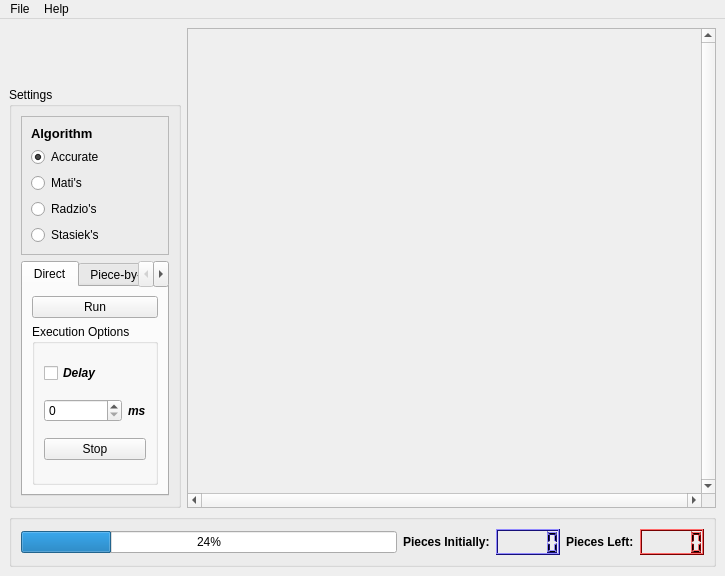
<?xml version="1.0" encoding="UTF-8"?>
<ui version="4.0">
 <class>MainWindow</class>
 <widget class="QMainWindow" name="MainWindow">
  <property name="geometry">
   <rect>
    <x>0</x>
    <y>0</y>
    <width>725</width>
    <height>576</height>
   </rect>
  </property>
  <property name="windowTitle">
   <string>Vanishing Domino </string>
  </property>
  <property name="windowIcon">
   <iconset>
    <normaloff>pictures/icon.png</normaloff>pictures/icon.png</iconset>
  </property>
  <widget class="QWidget" name="centralwidget">
   <layout class="QGridLayout" name="gridLayout" rowstretch="10,80,10" columnstretch="24,75">
    <item row="0" column="0">
     <widget class="QLabel" name="label_5">
      <property name="text">
       <string/>
      </property>
      <property name="pixmap">
       <pixmap>pictures/logoVador.png</pixmap>
      </property>
      <property name="alignment">
       <set>Qt::AlignCenter</set>
      </property>
     </widget>
    </item>
    <item row="0" column="1" rowspan="2">
     <widget class="QScrollArea" name="boardScrollArea">
      <property name="verticalScrollBarPolicy">
       <enum>Qt::ScrollBarAlwaysOn</enum>
      </property>
      <property name="horizontalScrollBarPolicy">
       <enum>Qt::ScrollBarAlwaysOn</enum>
      </property>
      <property name="widgetResizable">
       <bool>true</bool>
      </property>
      <widget class="QWidget" name="scrollAreaWidgetContents">
       <property name="geometry">
        <rect>
         <x>0</x>
         <y>0</y>
         <width>499</width>
         <height>466</height>
        </rect>
       </property>
      </widget>
     </widget>
    </item>
    <item row="1" column="0">
     <widget class="QGroupBox" name="groupBox">
      <property name="title">
       <string>Settings</string>
      </property>
      <layout class="QGridLayout" name="gridLayout_2" rowstretch="20,80">
       <item row="0" column="0">
        <widget class="QFrame" name="frame">
         <property name="frameShape">
          <enum>QFrame::StyledPanel</enum>
         </property>
         <property name="frameShadow">
          <enum>QFrame::Raised</enum>
         </property>
         <layout class="QVBoxLayout" name="verticalLayout">
          <item>
           <widget class="QLabel" name="label_3">
            <property name="font">
             <font>
              <pointsize>10</pointsize>
              <weight>75</weight>
              <bold>true</bold>
             </font>
            </property>
            <property name="text">
             <string>Algorithm</string>
            </property>
           </widget>
          </item>
          <item>
           <widget class="QRadioButton" name="accurateAlgRadioBox">
            <property name="text">
             <string>Accurate</string>
            </property>
            <property name="checked">
             <bool>true</bool>
            </property>
           </widget>
          </item>
          <item>
           <widget class="QRadioButton" name="matiAlgRadioBox">
            <property name="text">
             <string>Mati's</string>
            </property>
           </widget>
          </item>
          <item>
           <widget class="QRadioButton" name="radekAlgRadioBox">
            <property name="text">
             <string>Radzio's</string>
            </property>
           </widget>
          </item>
          <item>
           <widget class="QRadioButton" name="stanislawAlgRadioBox">
            <property name="text">
             <string>Stasiek's</string>
            </property>
           </widget>
          </item>
         </layout>
        </widget>
       </item>
       <item row="1" column="0">
        <widget class="QTabWidget" name="tabWidget">
         <property name="currentIndex">
          <number>0</number>
         </property>
         <widget class="QWidget" name="tab">
          <attribute name="title">
           <string>Direct</string>
          </attribute>
          <layout class="QVBoxLayout" name="verticalLayout_3">
           <item>
            <widget class="QPushButton" name="runDirectButton">
             <property name="text">
              <string>Run</string>
             </property>
             <property name="icon">
              <iconset>
               <normaloff>pictures/play.png</normaloff>pictures/play.png</iconset>
             </property>
             <property name="iconSize">
              <size>
               <width>25</width>
               <height>25</height>
              </size>
             </property>
            </widget>
           </item>
           <item>
            <widget class="QGroupBox" name="groupBox_3">
             <property name="title">
              <string>Execution Options</string>
             </property>
             <layout class="QGridLayout" name="gridLayout_3" columnstretch="90,10">
              <item row="0" column="0" colspan="2">
               <widget class="QCheckBox" name="isDelayCheckBox">
                <property name="font">
                 <font>
                  <pointsize>9</pointsize>
                  <weight>75</weight>
                  <italic>true</italic>
                  <bold>true</bold>
                 </font>
                </property>
                <property name="text">
                 <string>Delay</string>
                </property>
               </widget>
              </item>
              <item row="1" column="0">
               <widget class="QSpinBox" name="spinBox">
                <property name="maximum">
                 <number>2000</number>
                </property>
               </widget>
              </item>
              <item row="1" column="1">
               <widget class="QLabel" name="label_4">
                <property name="font">
                 <font>
                  <pointsize>9</pointsize>
                  <weight>75</weight>
                  <italic>true</italic>
                  <bold>true</bold>
                 </font>
                </property>
                <property name="text">
                 <string>ms</string>
                </property>
               </widget>
              </item>
              <item row="2" column="0" colspan="2">
               <widget class="QPushButton" name="stopRunDirectButton">
                <property name="text">
                 <string>Stop</string>
                </property>
                <property name="icon">
                 <iconset>
                  <normaloff>pictures/stop.png</normaloff>pictures/stop.png</iconset>
                </property>
                <property name="iconSize">
                 <size>
                  <width>25</width>
                  <height>25</height>
                 </size>
                </property>
               </widget>
              </item>
             </layout>
            </widget>
           </item>
          </layout>
         </widget>
         <widget class="QWidget" name="tab_2">
          <attribute name="title">
           <string>Piece-by-piece</string>
          </attribute>
          <layout class="QVBoxLayout" name="verticalLayout_2">
           <item>
            <widget class="QPushButton" name="runPieceByPieceButton">
             <property name="text">
              <string>Run</string>
             </property>
             <property name="icon">
              <iconset>
               <normaloff>pictures/play.png</normaloff>pictures/play.png</iconset>
             </property>
             <property name="iconSize">
              <size>
               <width>25</width>
               <height>25</height>
              </size>
             </property>
            </widget>
           </item>
           <item>
            <widget class="QGroupBox" name="groupBox_4">
             <property name="title">
              <string>Execution Options</string>
             </property>
             <layout class="QVBoxLayout" name="verticalLayout_4">
              <item>
               <widget class="QPushButton" name="removeNextPieceButton">
                <property name="text">
                 <string>Next</string>
                </property>
                <property name="icon">
                 <iconset>
                  <normaloff>pictures/next.png</normaloff>pictures/next.png</iconset>
                </property>
                <property name="iconSize">
                 <size>
                  <width>25</width>
                  <height>25</height>
                 </size>
                </property>
               </widget>
              </item>
              <item>
               <widget class="QPushButton" name="stopRunStepByStepButton">
                <property name="text">
                 <string>Stop</string>
                </property>
                <property name="icon">
                 <iconset>
                  <normaloff>pictures/stop.png</normaloff>pictures/stop.png</iconset>
                </property>
                <property name="iconSize">
                 <size>
                  <width>25</width>
                  <height>25</height>
                 </size>
                </property>
               </widget>
              </item>
              <item>
               <widget class="QPushButton" name="goToEndButton">
                <property name="text">
                 <string>To the End</string>
                </property>
                <property name="icon">
                 <iconset>
                  <normaloff>pictures/prev.png</normaloff>pictures/prev.png</iconset>
                </property>
                <property name="iconSize">
                 <size>
                  <width>25</width>
                  <height>25</height>
                 </size>
                </property>
               </widget>
              </item>
             </layout>
            </widget>
           </item>
          </layout>
         </widget>
        </widget>
       </item>
      </layout>
     </widget>
    </item>
    <item row="2" column="0" colspan="2">
     <widget class="QGroupBox" name="groupBox_2">
      <property name="title">
       <string/>
      </property>
      <layout class="QHBoxLayout" name="horizontalLayout">
       <item>
        <widget class="QProgressBar" name="progressBar">
         <property name="value">
          <number>24</number>
         </property>
        </widget>
       </item>
       <item>
        <widget class="QLabel" name="label">
         <property name="font">
          <font>
           <pointsize>9</pointsize>
           <weight>75</weight>
           <bold>true</bold>
          </font>
         </property>
         <property name="text">
          <string>Pieces Initially:</string>
         </property>
        </widget>
       </item>
       <item>
        <widget class="QLCDNumber" name="piecesInitLcdNumber">
         <property name="palette">
          <palette>
           <active>
            <colorrole role="WindowText">
             <brush brushstyle="SolidPattern">
              <color alpha="255">
               <red>0</red>
               <green>0</green>
               <blue>0</blue>
              </color>
             </brush>
            </colorrole>
            <colorrole role="Button">
             <brush brushstyle="SolidPattern">
              <color alpha="255">
               <red>44</red>
               <green>30</green>
               <blue>240</blue>
              </color>
             </brush>
            </colorrole>
            <colorrole role="Light">
             <brush brushstyle="SolidPattern">
              <color alpha="255">
               <red>145</red>
               <green>137</green>
               <blue>255</blue>
              </color>
             </brush>
            </colorrole>
            <colorrole role="Midlight">
             <brush brushstyle="SolidPattern">
              <color alpha="255">
               <red>94</red>
               <green>83</green>
               <blue>247</blue>
              </color>
             </brush>
            </colorrole>
            <colorrole role="Dark">
             <brush brushstyle="SolidPattern">
              <color alpha="255">
               <red>22</red>
               <green>15</green>
               <blue>120</blue>
              </color>
             </brush>
            </colorrole>
            <colorrole role="Mid">
             <brush brushstyle="SolidPattern">
              <color alpha="255">
               <red>29</red>
               <green>20</green>
               <blue>160</blue>
              </color>
             </brush>
            </colorrole>
            <colorrole role="Text">
             <brush brushstyle="SolidPattern">
              <color alpha="255">
               <red>0</red>
               <green>0</green>
               <blue>0</blue>
              </color>
             </brush>
            </colorrole>
            <colorrole role="BrightText">
             <brush brushstyle="SolidPattern">
              <color alpha="255">
               <red>255</red>
               <green>255</green>
               <blue>255</blue>
              </color>
             </brush>
            </colorrole>
            <colorrole role="ButtonText">
             <brush brushstyle="SolidPattern">
              <color alpha="255">
               <red>0</red>
               <green>0</green>
               <blue>0</blue>
              </color>
             </brush>
            </colorrole>
            <colorrole role="Base">
             <brush brushstyle="SolidPattern">
              <color alpha="255">
               <red>255</red>
               <green>255</green>
               <blue>255</blue>
              </color>
             </brush>
            </colorrole>
            <colorrole role="Window">
             <brush brushstyle="SolidPattern">
              <color alpha="255">
               <red>44</red>
               <green>30</green>
               <blue>240</blue>
              </color>
             </brush>
            </colorrole>
            <colorrole role="Shadow">
             <brush brushstyle="SolidPattern">
              <color alpha="255">
               <red>0</red>
               <green>0</green>
               <blue>0</blue>
              </color>
             </brush>
            </colorrole>
            <colorrole role="AlternateBase">
             <brush brushstyle="SolidPattern">
              <color alpha="255">
               <red>149</red>
               <green>142</green>
               <blue>247</blue>
              </color>
             </brush>
            </colorrole>
            <colorrole role="ToolTipBase">
             <brush brushstyle="SolidPattern">
              <color alpha="255">
               <red>255</red>
               <green>255</green>
               <blue>220</blue>
              </color>
             </brush>
            </colorrole>
            <colorrole role="ToolTipText">
             <brush brushstyle="SolidPattern">
              <color alpha="255">
               <red>0</red>
               <green>0</green>
               <blue>0</blue>
              </color>
             </brush>
            </colorrole>
           </active>
           <inactive>
            <colorrole role="WindowText">
             <brush brushstyle="SolidPattern">
              <color alpha="255">
               <red>0</red>
               <green>0</green>
               <blue>0</blue>
              </color>
             </brush>
            </colorrole>
            <colorrole role="Button">
             <brush brushstyle="SolidPattern">
              <color alpha="255">
               <red>44</red>
               <green>30</green>
               <blue>240</blue>
              </color>
             </brush>
            </colorrole>
            <colorrole role="Light">
             <brush brushstyle="SolidPattern">
              <color alpha="255">
               <red>145</red>
               <green>137</green>
               <blue>255</blue>
              </color>
             </brush>
            </colorrole>
            <colorrole role="Midlight">
             <brush brushstyle="SolidPattern">
              <color alpha="255">
               <red>94</red>
               <green>83</green>
               <blue>247</blue>
              </color>
             </brush>
            </colorrole>
            <colorrole role="Dark">
             <brush brushstyle="SolidPattern">
              <color alpha="255">
               <red>22</red>
               <green>15</green>
               <blue>120</blue>
              </color>
             </brush>
            </colorrole>
            <colorrole role="Mid">
             <brush brushstyle="SolidPattern">
              <color alpha="255">
               <red>29</red>
               <green>20</green>
               <blue>160</blue>
              </color>
             </brush>
            </colorrole>
            <colorrole role="Text">
             <brush brushstyle="SolidPattern">
              <color alpha="255">
               <red>0</red>
               <green>0</green>
               <blue>0</blue>
              </color>
             </brush>
            </colorrole>
            <colorrole role="BrightText">
             <brush brushstyle="SolidPattern">
              <color alpha="255">
               <red>255</red>
               <green>255</green>
               <blue>255</blue>
              </color>
             </brush>
            </colorrole>
            <colorrole role="ButtonText">
             <brush brushstyle="SolidPattern">
              <color alpha="255">
               <red>0</red>
               <green>0</green>
               <blue>0</blue>
              </color>
             </brush>
            </colorrole>
            <colorrole role="Base">
             <brush brushstyle="SolidPattern">
              <color alpha="255">
               <red>255</red>
               <green>255</green>
               <blue>255</blue>
              </color>
             </brush>
            </colorrole>
            <colorrole role="Window">
             <brush brushstyle="SolidPattern">
              <color alpha="255">
               <red>44</red>
               <green>30</green>
               <blue>240</blue>
              </color>
             </brush>
            </colorrole>
            <colorrole role="Shadow">
             <brush brushstyle="SolidPattern">
              <color alpha="255">
               <red>0</red>
               <green>0</green>
               <blue>0</blue>
              </color>
             </brush>
            </colorrole>
            <colorrole role="AlternateBase">
             <brush brushstyle="SolidPattern">
              <color alpha="255">
               <red>149</red>
               <green>142</green>
               <blue>247</blue>
              </color>
             </brush>
            </colorrole>
            <colorrole role="ToolTipBase">
             <brush brushstyle="SolidPattern">
              <color alpha="255">
               <red>255</red>
               <green>255</green>
               <blue>220</blue>
              </color>
             </brush>
            </colorrole>
            <colorrole role="ToolTipText">
             <brush brushstyle="SolidPattern">
              <color alpha="255">
               <red>0</red>
               <green>0</green>
               <blue>0</blue>
              </color>
             </brush>
            </colorrole>
           </inactive>
           <disabled>
            <colorrole role="WindowText">
             <brush brushstyle="SolidPattern">
              <color alpha="255">
               <red>22</red>
               <green>15</green>
               <blue>120</blue>
              </color>
             </brush>
            </colorrole>
            <colorrole role="Button">
             <brush brushstyle="SolidPattern">
              <color alpha="255">
               <red>44</red>
               <green>30</green>
               <blue>240</blue>
              </color>
             </brush>
            </colorrole>
            <colorrole role="Light">
             <brush brushstyle="SolidPattern">
              <color alpha="255">
               <red>145</red>
               <green>137</green>
               <blue>255</blue>
              </color>
             </brush>
            </colorrole>
            <colorrole role="Midlight">
             <brush brushstyle="SolidPattern">
              <color alpha="255">
               <red>94</red>
               <green>83</green>
               <blue>247</blue>
              </color>
             </brush>
            </colorrole>
            <colorrole role="Dark">
             <brush brushstyle="SolidPattern">
              <color alpha="255">
               <red>22</red>
               <green>15</green>
               <blue>120</blue>
              </color>
             </brush>
            </colorrole>
            <colorrole role="Mid">
             <brush brushstyle="SolidPattern">
              <color alpha="255">
               <red>29</red>
               <green>20</green>
               <blue>160</blue>
              </color>
             </brush>
            </colorrole>
            <colorrole role="Text">
             <brush brushstyle="SolidPattern">
              <color alpha="255">
               <red>22</red>
               <green>15</green>
               <blue>120</blue>
              </color>
             </brush>
            </colorrole>
            <colorrole role="BrightText">
             <brush brushstyle="SolidPattern">
              <color alpha="255">
               <red>255</red>
               <green>255</green>
               <blue>255</blue>
              </color>
             </brush>
            </colorrole>
            <colorrole role="ButtonText">
             <brush brushstyle="SolidPattern">
              <color alpha="255">
               <red>22</red>
               <green>15</green>
               <blue>120</blue>
              </color>
             </brush>
            </colorrole>
            <colorrole role="Base">
             <brush brushstyle="SolidPattern">
              <color alpha="255">
               <red>44</red>
               <green>30</green>
               <blue>240</blue>
              </color>
             </brush>
            </colorrole>
            <colorrole role="Window">
             <brush brushstyle="SolidPattern">
              <color alpha="255">
               <red>44</red>
               <green>30</green>
               <blue>240</blue>
              </color>
             </brush>
            </colorrole>
            <colorrole role="Shadow">
             <brush brushstyle="SolidPattern">
              <color alpha="255">
               <red>0</red>
               <green>0</green>
               <blue>0</blue>
              </color>
             </brush>
            </colorrole>
            <colorrole role="AlternateBase">
             <brush brushstyle="SolidPattern">
              <color alpha="255">
               <red>44</red>
               <green>30</green>
               <blue>240</blue>
              </color>
             </brush>
            </colorrole>
            <colorrole role="ToolTipBase">
             <brush brushstyle="SolidPattern">
              <color alpha="255">
               <red>255</red>
               <green>255</green>
               <blue>220</blue>
              </color>
             </brush>
            </colorrole>
            <colorrole role="ToolTipText">
             <brush brushstyle="SolidPattern">
              <color alpha="255">
               <red>0</red>
               <green>0</green>
               <blue>0</blue>
              </color>
             </brush>
            </colorrole>
           </disabled>
          </palette>
         </property>
        </widget>
       </item>
       <item>
        <widget class="QLabel" name="label_2">
         <property name="font">
          <font>
           <pointsize>9</pointsize>
           <weight>75</weight>
           <bold>true</bold>
          </font>
         </property>
         <property name="text">
          <string>Pieces Left:</string>
         </property>
        </widget>
       </item>
       <item>
        <widget class="QLCDNumber" name="piecesCurrLcdNumber">
         <property name="palette">
          <palette>
           <active>
            <colorrole role="WindowText">
             <brush brushstyle="SolidPattern">
              <color alpha="255">
               <red>0</red>
               <green>0</green>
               <blue>0</blue>
              </color>
             </brush>
            </colorrole>
            <colorrole role="Button">
             <brush brushstyle="SolidPattern">
              <color alpha="255">
               <red>240</red>
               <green>0</green>
               <blue>0</blue>
              </color>
             </brush>
            </colorrole>
            <colorrole role="Light">
             <brush brushstyle="SolidPattern">
              <color alpha="255">
               <red>255</red>
               <green>105</green>
               <blue>105</blue>
              </color>
             </brush>
            </colorrole>
            <colorrole role="Midlight">
             <brush brushstyle="SolidPattern">
              <color alpha="255">
               <red>247</red>
               <green>52</green>
               <blue>52</blue>
              </color>
             </brush>
            </colorrole>
            <colorrole role="Dark">
             <brush brushstyle="SolidPattern">
              <color alpha="255">
               <red>120</red>
               <green>0</green>
               <blue>0</blue>
              </color>
             </brush>
            </colorrole>
            <colorrole role="Mid">
             <brush brushstyle="SolidPattern">
              <color alpha="255">
               <red>160</red>
               <green>0</green>
               <blue>0</blue>
              </color>
             </brush>
            </colorrole>
            <colorrole role="Text">
             <brush brushstyle="SolidPattern">
              <color alpha="255">
               <red>0</red>
               <green>0</green>
               <blue>0</blue>
              </color>
             </brush>
            </colorrole>
            <colorrole role="BrightText">
             <brush brushstyle="SolidPattern">
              <color alpha="255">
               <red>255</red>
               <green>255</green>
               <blue>255</blue>
              </color>
             </brush>
            </colorrole>
            <colorrole role="ButtonText">
             <brush brushstyle="SolidPattern">
              <color alpha="255">
               <red>0</red>
               <green>0</green>
               <blue>0</blue>
              </color>
             </brush>
            </colorrole>
            <colorrole role="Base">
             <brush brushstyle="SolidPattern">
              <color alpha="255">
               <red>255</red>
               <green>255</green>
               <blue>255</blue>
              </color>
             </brush>
            </colorrole>
            <colorrole role="Window">
             <brush brushstyle="SolidPattern">
              <color alpha="255">
               <red>240</red>
               <green>0</green>
               <blue>0</blue>
              </color>
             </brush>
            </colorrole>
            <colorrole role="Shadow">
             <brush brushstyle="SolidPattern">
              <color alpha="255">
               <red>0</red>
               <green>0</green>
               <blue>0</blue>
              </color>
             </brush>
            </colorrole>
            <colorrole role="AlternateBase">
             <brush brushstyle="SolidPattern">
              <color alpha="255">
               <red>247</red>
               <green>127</green>
               <blue>127</blue>
              </color>
             </brush>
            </colorrole>
            <colorrole role="ToolTipBase">
             <brush brushstyle="SolidPattern">
              <color alpha="255">
               <red>255</red>
               <green>255</green>
               <blue>220</blue>
              </color>
             </brush>
            </colorrole>
            <colorrole role="ToolTipText">
             <brush brushstyle="SolidPattern">
              <color alpha="255">
               <red>0</red>
               <green>0</green>
               <blue>0</blue>
              </color>
             </brush>
            </colorrole>
           </active>
           <inactive>
            <colorrole role="WindowText">
             <brush brushstyle="SolidPattern">
              <color alpha="255">
               <red>0</red>
               <green>0</green>
               <blue>0</blue>
              </color>
             </brush>
            </colorrole>
            <colorrole role="Button">
             <brush brushstyle="SolidPattern">
              <color alpha="255">
               <red>240</red>
               <green>0</green>
               <blue>0</blue>
              </color>
             </brush>
            </colorrole>
            <colorrole role="Light">
             <brush brushstyle="SolidPattern">
              <color alpha="255">
               <red>255</red>
               <green>105</green>
               <blue>105</blue>
              </color>
             </brush>
            </colorrole>
            <colorrole role="Midlight">
             <brush brushstyle="SolidPattern">
              <color alpha="255">
               <red>247</red>
               <green>52</green>
               <blue>52</blue>
              </color>
             </brush>
            </colorrole>
            <colorrole role="Dark">
             <brush brushstyle="SolidPattern">
              <color alpha="255">
               <red>120</red>
               <green>0</green>
               <blue>0</blue>
              </color>
             </brush>
            </colorrole>
            <colorrole role="Mid">
             <brush brushstyle="SolidPattern">
              <color alpha="255">
               <red>160</red>
               <green>0</green>
               <blue>0</blue>
              </color>
             </brush>
            </colorrole>
            <colorrole role="Text">
             <brush brushstyle="SolidPattern">
              <color alpha="255">
               <red>0</red>
               <green>0</green>
               <blue>0</blue>
              </color>
             </brush>
            </colorrole>
            <colorrole role="BrightText">
             <brush brushstyle="SolidPattern">
              <color alpha="255">
               <red>255</red>
               <green>255</green>
               <blue>255</blue>
              </color>
             </brush>
            </colorrole>
            <colorrole role="ButtonText">
             <brush brushstyle="SolidPattern">
              <color alpha="255">
               <red>0</red>
               <green>0</green>
               <blue>0</blue>
              </color>
             </brush>
            </colorrole>
            <colorrole role="Base">
             <brush brushstyle="SolidPattern">
              <color alpha="255">
               <red>255</red>
               <green>255</green>
               <blue>255</blue>
              </color>
             </brush>
            </colorrole>
            <colorrole role="Window">
             <brush brushstyle="SolidPattern">
              <color alpha="255">
               <red>240</red>
               <green>0</green>
               <blue>0</blue>
              </color>
             </brush>
            </colorrole>
            <colorrole role="Shadow">
             <brush brushstyle="SolidPattern">
              <color alpha="255">
               <red>0</red>
               <green>0</green>
               <blue>0</blue>
              </color>
             </brush>
            </colorrole>
            <colorrole role="AlternateBase">
             <brush brushstyle="SolidPattern">
              <color alpha="255">
               <red>247</red>
               <green>127</green>
               <blue>127</blue>
              </color>
             </brush>
            </colorrole>
            <colorrole role="ToolTipBase">
             <brush brushstyle="SolidPattern">
              <color alpha="255">
               <red>255</red>
               <green>255</green>
               <blue>220</blue>
              </color>
             </brush>
            </colorrole>
            <colorrole role="ToolTipText">
             <brush brushstyle="SolidPattern">
              <color alpha="255">
               <red>0</red>
               <green>0</green>
               <blue>0</blue>
              </color>
             </brush>
            </colorrole>
           </inactive>
           <disabled>
            <colorrole role="WindowText">
             <brush brushstyle="SolidPattern">
              <color alpha="255">
               <red>120</red>
               <green>0</green>
               <blue>0</blue>
              </color>
             </brush>
            </colorrole>
            <colorrole role="Button">
             <brush brushstyle="SolidPattern">
              <color alpha="255">
               <red>240</red>
               <green>0</green>
               <blue>0</blue>
              </color>
             </brush>
            </colorrole>
            <colorrole role="Light">
             <brush brushstyle="SolidPattern">
              <color alpha="255">
               <red>255</red>
               <green>105</green>
               <blue>105</blue>
              </color>
             </brush>
            </colorrole>
            <colorrole role="Midlight">
             <brush brushstyle="SolidPattern">
              <color alpha="255">
               <red>247</red>
               <green>52</green>
               <blue>52</blue>
              </color>
             </brush>
            </colorrole>
            <colorrole role="Dark">
             <brush brushstyle="SolidPattern">
              <color alpha="255">
               <red>120</red>
               <green>0</green>
               <blue>0</blue>
              </color>
             </brush>
            </colorrole>
            <colorrole role="Mid">
             <brush brushstyle="SolidPattern">
              <color alpha="255">
               <red>160</red>
               <green>0</green>
               <blue>0</blue>
              </color>
             </brush>
            </colorrole>
            <colorrole role="Text">
             <brush brushstyle="SolidPattern">
              <color alpha="255">
               <red>120</red>
               <green>0</green>
               <blue>0</blue>
              </color>
             </brush>
            </colorrole>
            <colorrole role="BrightText">
             <brush brushstyle="SolidPattern">
              <color alpha="255">
               <red>255</red>
               <green>255</green>
               <blue>255</blue>
              </color>
             </brush>
            </colorrole>
            <colorrole role="ButtonText">
             <brush brushstyle="SolidPattern">
              <color alpha="255">
               <red>120</red>
               <green>0</green>
               <blue>0</blue>
              </color>
             </brush>
            </colorrole>
            <colorrole role="Base">
             <brush brushstyle="SolidPattern">
              <color alpha="255">
               <red>240</red>
               <green>0</green>
               <blue>0</blue>
              </color>
             </brush>
            </colorrole>
            <colorrole role="Window">
             <brush brushstyle="SolidPattern">
              <color alpha="255">
               <red>240</red>
               <green>0</green>
               <blue>0</blue>
              </color>
             </brush>
            </colorrole>
            <colorrole role="Shadow">
             <brush brushstyle="SolidPattern">
              <color alpha="255">
               <red>0</red>
               <green>0</green>
               <blue>0</blue>
              </color>
             </brush>
            </colorrole>
            <colorrole role="AlternateBase">
             <brush brushstyle="SolidPattern">
              <color alpha="255">
               <red>240</red>
               <green>0</green>
               <blue>0</blue>
              </color>
             </brush>
            </colorrole>
            <colorrole role="ToolTipBase">
             <brush brushstyle="SolidPattern">
              <color alpha="255">
               <red>255</red>
               <green>255</green>
               <blue>220</blue>
              </color>
             </brush>
            </colorrole>
            <colorrole role="ToolTipText">
             <brush brushstyle="SolidPattern">
              <color alpha="255">
               <red>0</red>
               <green>0</green>
               <blue>0</blue>
              </color>
             </brush>
            </colorrole>
           </disabled>
          </palette>
         </property>
        </widget>
       </item>
      </layout>
     </widget>
    </item>
   </layout>
  </widget>
  <widget class="QMenuBar" name="menubar">
   <property name="geometry">
    <rect>
     <x>0</x>
     <y>0</y>
     <width>725</width>
     <height>20</height>
    </rect>
   </property>
   <widget class="QMenu" name="menuFile">
    <property name="title">
     <string>File</string>
    </property>
    <addaction name="OpenMenu"/>
    <addaction name="separator"/>
    <addaction name="separator"/>
    <addaction name="ExitMenu"/>
   </widget>
   <widget class="QMenu" name="menuHelp">
    <property name="title">
     <string>Help</string>
    </property>
    <addaction name="actionDocumentation"/>
   </widget>
   <addaction name="menuFile"/>
   <addaction name="menuHelp"/>
  </widget>
  <action name="OpenMenu">
   <property name="text">
    <string>Open...</string>
   </property>
  </action>
  <action name="actionDocumentation">
   <property name="text">
    <string>About...</string>
   </property>
  </action>
  <action name="ExitMenu">
   <property name="text">
    <string>Exit</string>
   </property>
  </action>
 </widget>
 <resources/>
 <connections/>
</ui>
